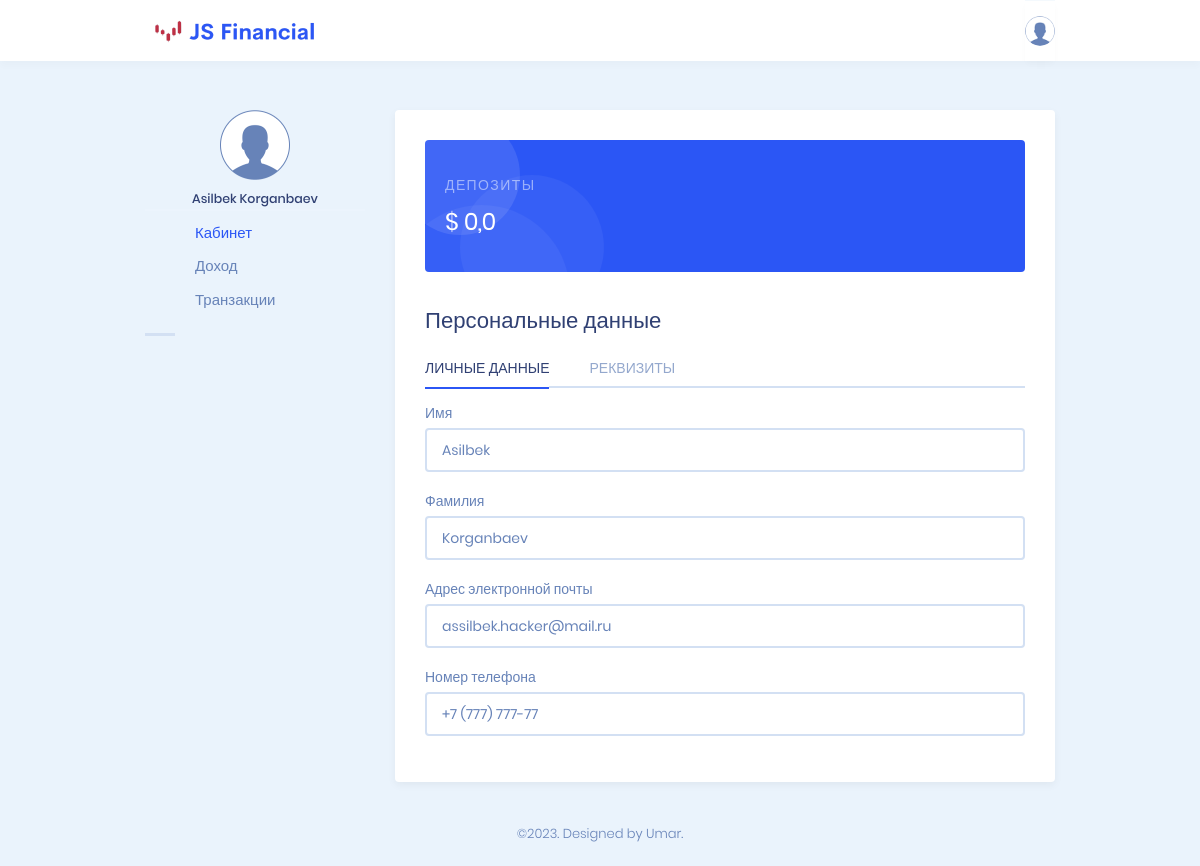
Before: /cabinet (signed in) with the older database file.
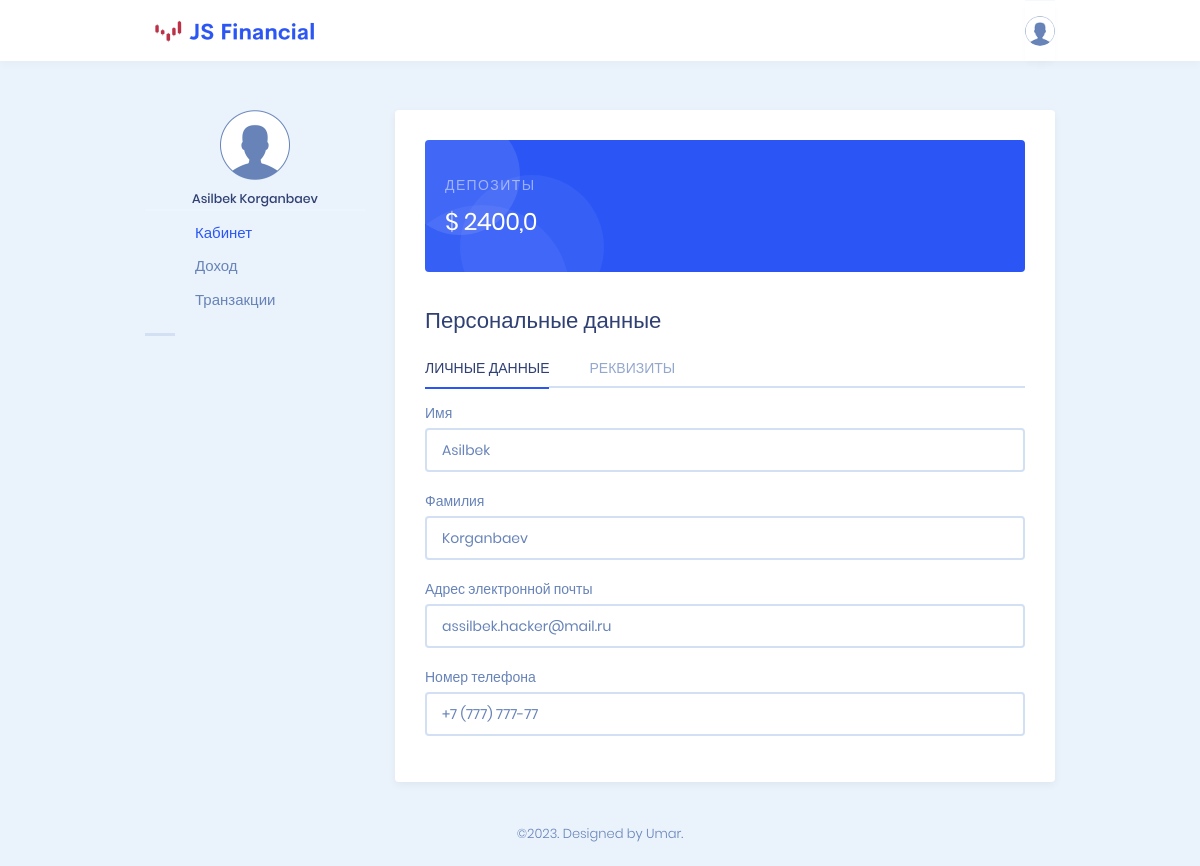
After: the same page with the newer database file.
### main/models.py (models this page shows, shortened)
class UserProfile(models.Model):
    name = models.CharField(max_length=100)
    second_name = models.CharField(max_length=100)
    email = models.EmailField()
    phone = models.CharField(max_length=20)
    card_number = models.CharField(max_length=20)
    password = models.CharField(max_length=255)
    invest_sum = models.FloatField(blank=True, default=0.0)

### main/views.py (the view)
# urls.py: path('cabinet', kabinetHandler),
def kabinetHandler(request):
    user_id = request.session.get('user_id', None)
    active_user = None
    if user_id:
        active_user = UserProfile.objects.get(id=int(user_id))
    return render(request, 'add/index.html', {
        'active_user': active_user
    })

### template/add/index.html (shortened to what this page needs)
<!DOCTYPE html>
<html lang="zxx" class="js">
<head>
    <link rel="stylesheet" href="/static/assets/css/vendor.bundle.css?ver=110">
    <link rel="stylesheet" href="/static/assets/css/style.css?ver=110">
</head>
<body class="user-dashboard">
    <div class="topbar">
        <div class="container">
            <div class="d-lg-flex align-items-center justify-content-between">
                <div class="topbar-lg d-none d-lg-block">
                    <div class="site-logo">
                        <a href="/" class="site-brand">
                            <img src="/static/images/logo.png" alt="logo" srcset="/static/images/logo2x.png 2x">
                        </a>
                    </div>
                </div>
                <div class="topbar-action d-none d-lg-block">
                    <ul class="topbar-action-list">
                        <li class="dropdown topbar-action-item topbar-action-user">
                            <a href="#" data-bs-toggle="dropdown"> <img class="icon" src="/static/images/user-thumb-sm.png" alt="thumb"> </a>
                        </li>
                    </ul>
                </div>
            </div>
        </div>
    </div>
    <div class="user-wraper">
        <div class="container">
            <div class="d-flex">
                <div class="user-sidebar">
                    <div class="user-box d-none d-lg-block">
                        <div class="user-image">
                            <img src="/static/images/user-thumb-lg.png" alt="thumb">
                        </div>
                        <h6 class="user-name">{{ active_user.name }} {{ active_user.second_name }} </h6>
                    </div>
                     <ul class="user-dropdown-links">
                                    <li><a href="/cabinet"><i class="ti ti-user"></i>Кабинет</a></li>
                                    <li><a href="/profit"><i class="ti ti-pie-chart"></i>Доход</a></li>
                                    <li><a href="/transaction"><i class="ti ti-control-shuffle"></i>Транзакции</a></li>
                                </ul>
                    <div class="user-sidebar-sap"></div>
                </div>
                <div class="user-content">
                    <div class="user-panel">
                        <div class="col-md-12">
                                <div class="tile-item tile-primary">
                                    <div class="tile-bubbles"></div>
                                    <h6 class="tile-title">Депозиты</h6>
                                    <h1 class="tile-info">$  {{ active_user.invest_sum }} </h1>
                                </div>
                            </div>
                        <h2 class="user-panel-title"> Персональные данные</h2>
                        <ul class="nav nav-tabs nav-tabs-line" role="tablist">
                            <li class="nav-item">
                                <a class="nav-link active" data-bs-toggle="tab" href="#personal-data">ЛИЧНЫЕ ДАННЫЕ</a>
                            </li>
                            <li class="nav-item">
                                <a class="nav-link" data-bs-toggle="tab" href="#wallet-address">РЕКВИЗИТЫ</a>
                            </li>
                        </ul>
                        <div class="tab-content" id="myTabContent">
                            <div class="tab-pane fade show active" id="personal-data">
                                <form action="#">
                                    <div class="input-item input-with-label">
                                        <label for="full-name" class="input-item-label">Имя</label>
                                        <input class="input-bordered" value="{{ active_user.name }}" readonly type="text" id="full-name" name="full-name">
                                    </div>
                                    <div class="input-item input-with-label">
                                        <label for="sur-name" class="input-item-label">Фамилия</label>
                                        <input class="input-bordered" value="{{ active_user.second_name }}" readonly type="text" id="sur-name" name="sur-name">
                                    </div>
                                    <div class="input-item input-with-label">
                                        <label for="email-address" class="input-item-label">Адрес электронной почты</label>
                                        <input class="input-bordered" value="{{ active_user.email }}" readonly type="text" id="email-address" name="email-address">
                                    </div>
                                    <div class="input-item input-with-label">
                                        <label for="mobile-number" class="input-item-label">Номер телефона</label>
                                        <input class="input-bordered" readonly value="{{ active_user.phone }}" type="text" id="mobile-number" name="mobile-number">
                                    </div>
                                </form>
                            </div>
                        </div>
                    </div>
                </div>
            </div>
        </div>
    </div>
    <div class="footer-bar">
        <div class="container">
            <div class="row">
                <div class="col-lg-12" style="text-align: center;">
                        <div class="copyright-text copyright-text-s2">©2023. Designed  by <a href="https://umar.kz/">Umar</a>.</div>
                    </div>
            </div>
        </div>
    </div>
</body>
</html>

Changed rows visible on the page:
changed UserProfile "Asilbek": invest_sum "0,0" → "2400,0"
